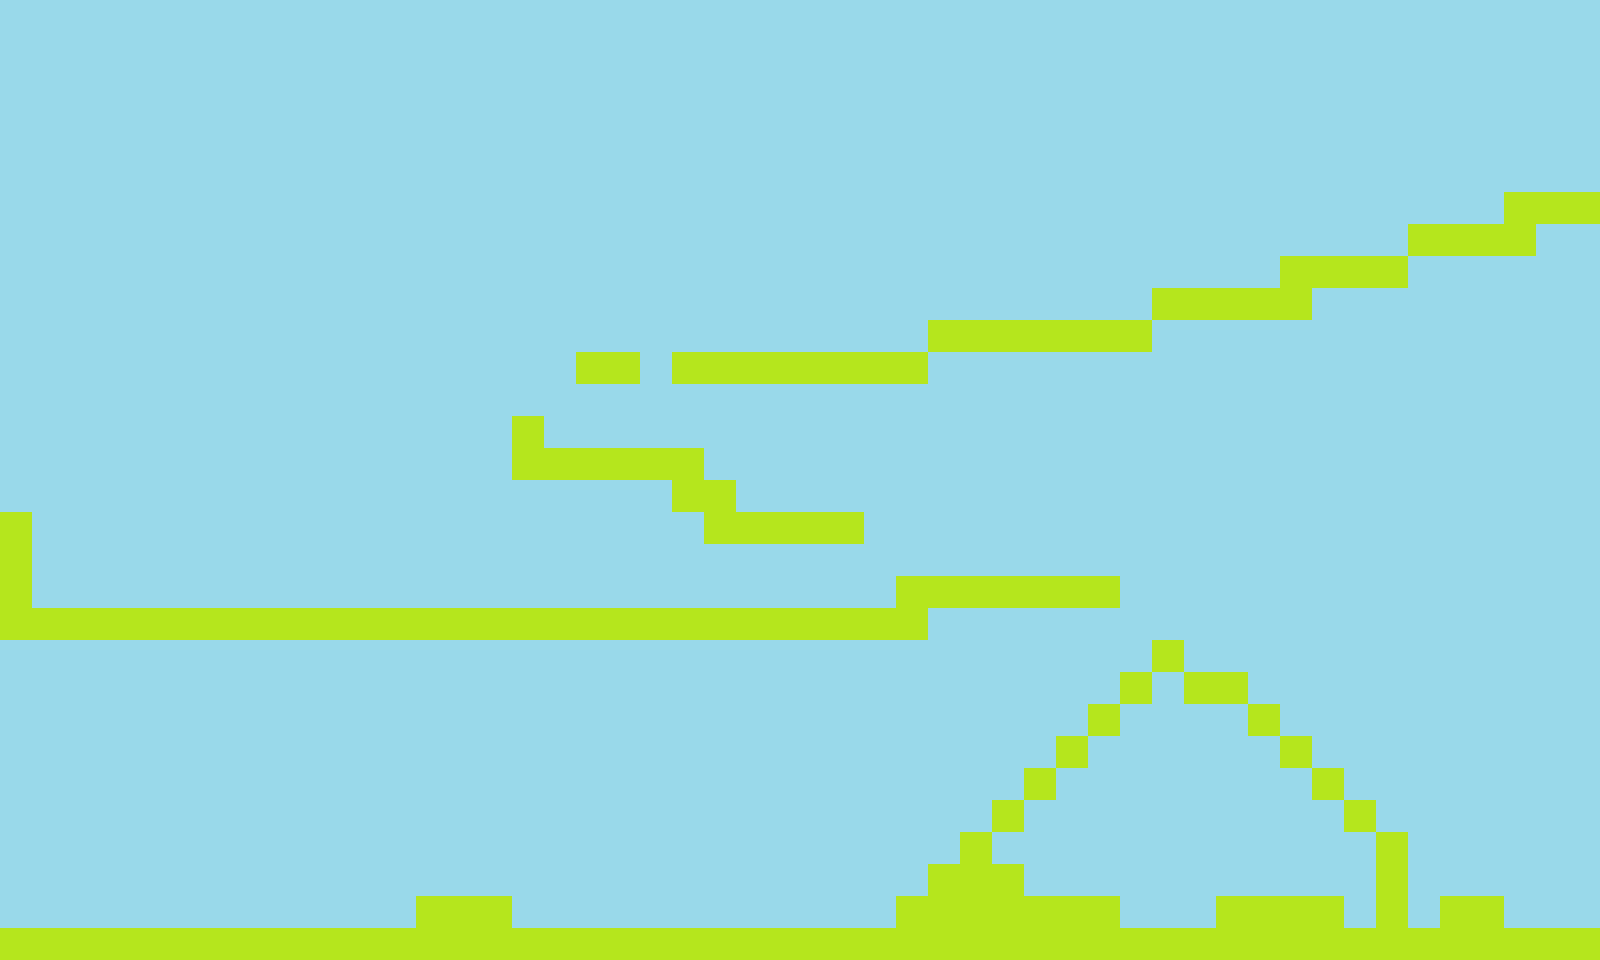

This is a level from a 2D game, rendered from its Tiled map with the project's own tilesets. A one-line summary and the complete map file follow:
An orthogonal 50x30 tile map with 32x32 px tiles, 1 tile layer (Tile Layer 1).

<map version="1.0" tiledversion="1.1.6" orientation="orthogonal" renderorder="right-down" width="50" height="30" tilewidth="32" tileheight="32" infinite="0" nextobjectid="1">
 <tileset firstgid="1" source="sprites.tsx" />
 <layer name="Tile Layer 1" width="50" height="30">
  <data encoding="csv">
1,1,1,1,1,1,1,1,1,1,1,1,1,1,1,1,1,1,1,1,1,1,1,1,1,1,1,1,1,1,1,1,1,1,1,1,1,1,1,1,1,1,1,1,1,1,1,1,1,1,
1,1,1,1,1,1,1,1,1,1,1,1,1,1,1,1,1,1,1,1,1,1,1,1,1,1,1,1,1,1,1,1,1,1,1,1,1,1,1,1,1,1,1,1,1,1,1,1,1,1,
1,1,1,1,1,1,1,1,1,1,1,1,1,1,1,1,1,1,1,1,1,1,1,1,1,1,1,1,1,1,1,1,1,1,1,1,1,1,1,1,1,1,1,1,1,1,1,1,1,1,
1,1,1,1,1,1,1,1,1,1,1,1,1,1,1,1,1,1,1,1,1,1,1,1,1,1,1,1,1,1,1,1,1,1,1,1,1,1,1,1,1,1,1,1,1,1,1,1,1,1,
1,1,1,1,1,1,1,1,1,1,1,1,1,1,1,1,1,1,1,1,1,1,1,1,1,1,1,1,1,1,1,1,1,1,1,1,1,1,1,1,1,1,1,1,1,1,1,1,1,1,
1,1,1,1,1,1,1,1,1,1,1,1,1,1,1,1,1,1,1,1,1,1,1,1,1,1,1,1,1,1,1,1,1,1,1,1,1,1,1,1,1,1,1,1,1,1,1,1,1,1,
1,1,1,1,1,1,1,1,1,1,1,1,1,1,1,1,1,1,1,1,1,1,1,1,1,1,1,1,1,1,1,1,1,1,1,1,1,1,1,1,1,1,1,1,1,1,1,2,2,2,
1,1,1,1,1,1,1,1,1,1,1,1,1,1,1,1,1,1,1,1,1,1,1,1,1,1,1,1,1,1,1,1,1,1,1,1,1,1,1,1,1,1,1,1,2,2,2,2,1,1,
1,1,1,1,1,1,1,1,1,1,1,1,1,1,1,1,1,1,1,1,1,1,1,1,1,1,1,1,1,1,1,1,1,1,1,1,1,1,1,1,2,2,2,2,1,1,1,1,1,1,
1,1,1,1,1,1,1,1,1,1,1,1,1,1,1,1,1,1,1,1,1,1,1,1,1,1,1,1,1,1,1,1,1,1,1,1,2,2,2,2,2,1,1,1,1,1,1,1,1,1,
1,1,1,1,1,1,1,1,1,1,1,1,1,1,1,1,1,1,1,1,1,1,1,1,1,1,1,1,1,2,2,2,2,2,2,2,1,1,1,1,1,1,1,1,1,1,1,1,1,1,
1,1,1,1,1,1,1,1,1,1,1,1,1,1,1,1,1,1,2,2,1,2,2,2,2,2,2,2,2,1,1,1,1,1,1,1,1,1,1,1,1,1,1,1,1,1,1,1,1,1,
1,1,1,1,1,1,1,1,1,1,1,1,1,1,1,1,1,1,1,1,1,1,1,1,1,1,1,1,1,1,1,1,1,1,1,1,1,1,1,1,1,1,1,1,1,1,1,1,1,1,
1,1,1,1,1,1,1,1,1,1,1,1,1,1,1,1,2,1,1,1,1,1,1,1,1,1,1,1,1,1,1,1,1,1,1,1,1,1,1,1,1,1,1,1,1,1,1,1,1,1,
1,1,1,1,1,1,1,1,1,1,1,1,1,1,1,1,2,2,2,2,2,2,1,1,1,1,1,1,1,1,1,1,1,1,1,1,1,1,1,1,1,1,1,1,1,1,1,1,1,1,
1,1,1,1,1,1,1,1,1,1,1,1,1,1,1,1,1,1,1,1,1,2,2,1,1,1,1,1,1,1,1,1,1,1,1,1,1,1,1,1,1,1,1,1,1,1,1,1,1,1,
2,1,1,1,1,1,1,1,1,1,1,1,1,1,1,1,1,1,1,1,1,1,2,2,2,2,2,1,1,1,1,1,1,1,1,1,1,1,1,1,1,1,1,1,1,1,1,1,1,1,
2,1,1,1,1,1,1,1,1,1,1,1,1,1,1,1,1,1,1,1,1,1,1,1,1,1,1,1,1,1,1,1,1,1,1,1,1,1,1,1,1,1,1,1,1,1,1,1,1,1,
2,1,1,1,1,1,1,1,1,1,1,1,1,1,1,1,1,1,1,1,1,1,1,1,1,1,1,1,2,2,2,2,2,2,2,1,1,1,1,1,1,1,1,1,1,1,1,1,1,1,
2,2,2,2,2,2,2,2,2,2,2,2,2,2,2,2,2,2,2,2,2,2,2,2,2,2,2,2,2,1,1,1,1,1,1,1,1,1,1,1,1,1,1,1,1,1,1,1,1,1,
1,1,1,1,1,1,1,1,1,1,1,1,1,1,1,1,1,1,1,1,1,1,1,1,1,1,1,1,1,1,1,1,1,1,1,1,2,1,1,1,1,1,1,1,1,1,1,1,1,1,
1,1,1,1,1,1,1,1,1,1,1,1,1,1,1,1,1,1,1,1,1,1,1,1,1,1,1,1,1,1,1,1,1,1,1,2,1,2,2,1,1,1,1,1,1,1,1,1,1,1,
1,1,1,1,1,1,1,1,1,1,1,1,1,1,1,1,1,1,1,1,1,1,1,1,1,1,1,1,1,1,1,1,1,1,2,1,1,1,1,2,1,1,1,1,1,1,1,1,1,1,
1,1,1,1,1,1,1,1,1,1,1,1,1,1,1,1,1,1,1,1,1,1,1,1,1,1,1,1,1,1,1,1,1,2,1,1,1,1,1,1,2,1,1,1,1,1,1,1,1,1,
1,1,1,1,1,1,1,1,1,1,1,1,1,1,1,1,1,1,1,1,1,1,1,1,1,1,1,1,1,1,1,1,2,1,1,1,1,1,1,1,1,2,1,1,1,1,1,1,1,1,
1,1,1,1,1,1,1,1,1,1,1,1,1,1,1,1,1,1,1,1,1,1,1,1,1,1,1,1,1,1,1,2,1,1,1,1,1,1,1,1,1,1,2,1,1,1,1,1,1,1,
1,1,1,1,1,1,1,1,1,1,1,1,1,1,1,1,1,1,1,1,1,1,1,1,1,1,1,1,1,1,2,1,1,1,1,1,1,1,1,1,1,1,1,2,1,1,1,1,1,1,
1,1,1,1,1,1,1,1,1,1,1,1,1,1,1,1,1,1,1,1,1,1,1,1,1,1,1,1,1,2,2,2,1,1,1,1,1,1,1,1,1,1,1,2,1,1,1,1,1,1,
1,1,1,1,1,1,1,1,1,1,1,1,1,2,2,2,1,1,1,1,1,1,1,1,1,1,1,1,2,2,2,2,2,2,2,1,1,1,2,2,2,2,1,2,1,2,2,1,1,1,
2,2,2,2,2,2,2,2,2,2,2,2,2,2,2,2,2,2,2,2,2,2,2,2,2,2,2,2,2,2,2,2,2,2,2,2,2,2,2,2,2,2,2,2,2,2,2,2,2,2
</data>
 </layer>
</map>
